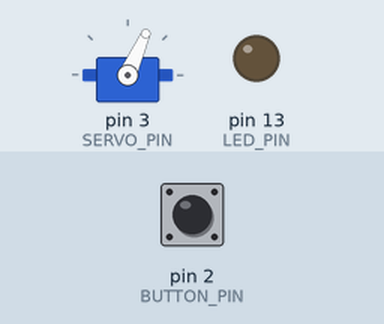
Simulated run of this sketch. Board: Arduino Nano, built with avr-gcc and run on an emulated ATmega328P. Shown: servo, output pins drawn as LEDs (lit = HIGH). The test bench sets the inputs (shaded band); at power-on: pin 2 (BUTTON_PIN) HIGH.

Above: at 3.2 s.
3.3 s: pin 2 (BUTTON_PIN) pulled LOW for 0.15 s
At 3.37 s:
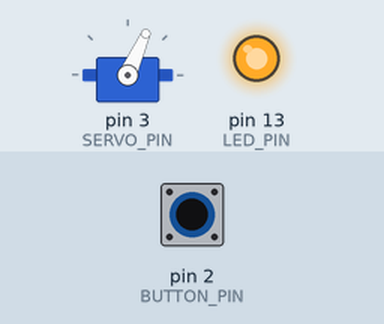
At 4.1 s:
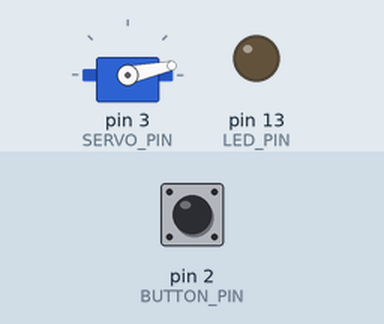
Timing chart, 0 to 6.3 s (numbered marks = the images above; inputs shaded):
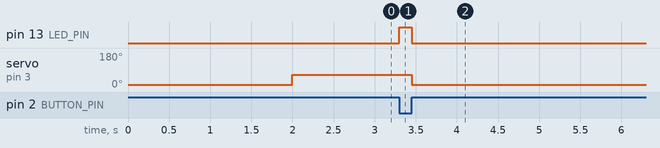

The sketch:

servo_min_max_with_keyboard.ino
```cpp
/*
**Servo Control Using Serial Communication**

This Arduino Nano program controls a servo motor connected to digital pin 3 through serial communication.
At startup, the servo is initialized to 0°.
The microcontroller continuously monitors the serial port for incoming commands at a baud rate of 115200.

Two commands are supported:

* **'s'**: Increases the servo position by 2°, up to a maximum angle of 66°.
* **'a'**: Decreases the servo position by 2°, down to a minimum angle of 12°.

After every valid command, the servo is moved to the updated position and the Nano
transmits the current target angle back over the serial interface.
This provides real-time feedback to the connected computer or external controller
while ensuring that the servo motion remains within its allowable operating range.

*/
#include <Servo.h>

Servo doorServo;

// -------- PIN DEFINITIONS --------
const byte SERVO_PIN = 3;
const byte BUTTON_PIN = 2;
const byte LED_PIN = LED_BUILTIN;

// -------- SERVO POSITIONS --------
const int START_ANGLE = 66;
const int END_ANGLE = 12;

// -------- TIMING --------
const unsigned long START_DELAY = 2000;      // 2 seconds
const unsigned long BUTTON_TIMEOUT = 60000;  // 60 seconds

bool finished = false;
unsigned long waitStartTime = 0;

void blinkLED()
{
  digitalWrite(LED_PIN, HIGH);
  delay(150);
  digitalWrite(LED_PIN, LOW);
}

void setup()
{
  pinMode(BUTTON_PIN, INPUT_PULLUP);
  pinMode(LED_PIN, OUTPUT);

  doorServo.attach(SERVO_PIN);

  // Start at 12 degrees
  doorServo.write(END_ANGLE);

  // Wait after power-up
  delay(START_DELAY);

  // Move to 66 degrees
  doorServo.write(START_ANGLE);

  // Start timeout timer
  waitStartTime = millis();
}

void loop()
{
  if (finished)
    return;

  // Button pressed (active LOW)
  if (digitalRead(BUTTON_PIN) == LOW)
  {
    blinkLED();
    doorServo.write(END_ANGLE);
    finished = true;
    return;
  }

  // Timeout after 60 seconds
  if (millis() - waitStartTime >= BUTTON_TIMEOUT)
  {
    doorServo.write(END_ANGLE);
    finished = true;
  }
}
```

Measured:
- after the input at 3.3 s, pin 13 (LED_PIN): LOW → HIGH at once, → LOW 0.15 s later; servo on pin 3 (SERVO_PIN): 66° → 12° after 0.15 s
